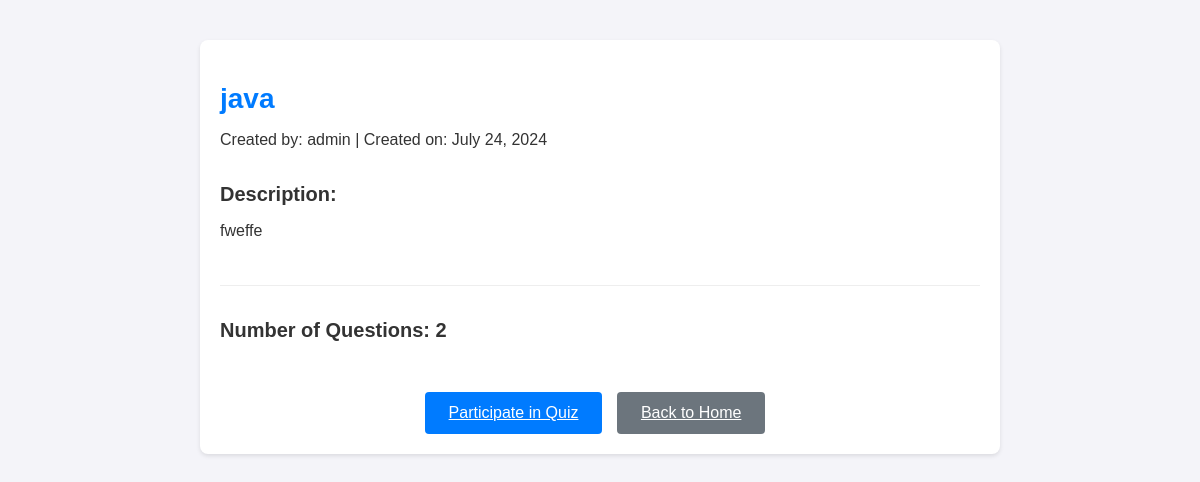
The app's page /quizzes/quiz/1/ with its own data.
### quizzes/models.py (models this page shows)
class QuizModel(models.Model):
    title = models.CharField(max_length=255)
    author = models.ForeignKey(get_user_model(), on_delete=models.CASCADE, related_name="QuizModel_user",null=True)
    quiz_picture = models.ImageField(upload_to="quiz_pictures/",default='/media/user.png',null=True, blank=True)
    description = models.TextField(null=True,blank=True)
    no_of_questions= models.IntegerField(default=0)
    created_at = models.DateTimeField(auto_now_add=True)

### quizzes/views.py (the view)
# urls.py: path('quiz/<int:quiz_id>/', quiz_detail_view, name='quiz_detail'),
def quiz_detail_view(request, quiz_id):
    quiz = get_object_or_404(QuizModel, id=quiz_id)
    return render(request, 'quiz_detail.html', {'quiz': quiz})

### quizzes/templates/quiz_detail.html (shortened to what this page needs)
<!DOCTYPE html>
<html lang="en">
<head>
</head>
<body>
  <div class="container mt-5 pt-4">
    <div class="quiz-detail">
      <h2 class="text-center">{{ quiz.title }}</h2>
      <p class="text-center text-muted">Created by: {{ quiz.author.username }} | Created on:
        {{ quiz.created_at|date:"F j, Y" }}</p>
      <div class="quiz-description my-4">
        <h5>Description:</h5>
        <p>{{ quiz.description }}</p>
      </div>
      <div class="quiz-questions my-4">
        <h5>Number of Questions: {{ quiz.no_of_questions }}</h5>
      </div>
      <div class="button-container">
        <a href="{% url 'participate_in_quiz' quiz.id %}" class="btn btn-primary">Participate in Quiz</a>
        <a href="{% url 'home_view' %}" class="btn btn-secondary">Back to Home</a>
      </div>
    </div>
  </div>
</body>
</html>

### quizzes/templates/quiz_detail.html (style rules this page uses)
body { font-family: Arial, sans-serif; background-color: #f4f4f9; color: #333; margin: 0; padding: 0; }
.container { max-width: 800px; margin: 0 auto; padding: 40px 20px; }
.quiz-detail { background-color: #fff; padding: 20px; border-radius: 8px; box-shadow: 0 2px 4px rgba(0, 0, 0, 0.1); }
h2 { font-size: 28px; margin-bottom: 10px; color: #007bff; }
p { font-size: 16px; margin-bottom: 30px; }
.quiz-description { border-bottom: 1px solid #eee; padding-bottom: 15px; margin-bottom: 15px; }
h5 { font-size: 20px; margin-bottom: 10px; }
.button-container { text-align: center; margin-top: 30px; }
.btn { color: white; border: none; padding: 12px 24px; font-size: 16px; cursor: pointer; border-radius: 4px; margin-top: 20px; margin-right: 10px; display: inline-block; }
.btn-primary { background-color: #007bff; }
.btn-secondary { background-color: #6c757d; }

### records on screen
QuizModel: title "java", author.username "admin", created_at "July 24, 2024", description "fweffe", no_of_questions "2"
